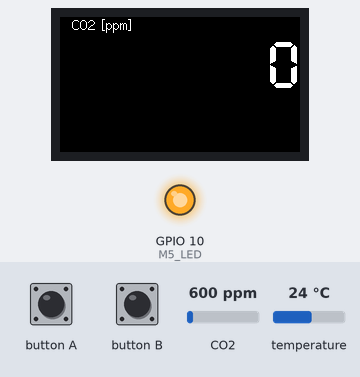
A sketch run on a simulated ESP32-S3. Shown: 240×135 colour display, output pins drawn as LEDs (lit = HIGH). Inputs (shaded band) come from the test bench; at power-on: CO2 600 ppm, temperature 24 °C. What the sketch prints to the serial monitor is not drawn.

Above: at 1.3 s.
1.4 s: button A pressed for 0.15 s
Timing chart, 0 to 4.4 s (numbered marks = the images above; inputs shaded):
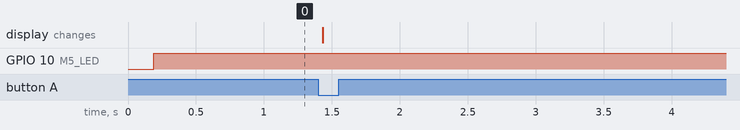

The sketch:

M5StickCp2_mhz19b2.ino
```cpp
#include <M5StickCPlus2.h>
#include "MHZ19.h"

#define RX_PIN 36                                          // Rx pin which the MHZ19 Tx pin is attached to
#define TX_PIN 26                                          // Tx pin which the MHZ19 Rx pin is attached to
#define BAUDRATE 9600                                      // Device to MH-Z19 Serial baudrate (should not be changed)

#define LCD_MODE_DIGIT 0
#define LCD_MODE_GRAPH 1

#define BRIGHTNESS 30
#define M5_LED 10

MHZ19 myMHZ19;                                             // Constructor for library
HardwareSerial mySerial(1);                                // (ESP32 Example) create device to MH-Z19 serial

bool lcdOn = true;
int lcdMode = LCD_MODE_DIGIT;

bool ledOn = false;
bool ledValue = false;
unsigned long nextLedOperationTime = 0;

unsigned long getDataTimer = 0;

int history[160] = {};
int historyPos = 0;

void setup() {
  M5.begin();
  // M5.Axp.ScreenBreath(BRIGHTNESS);
  M5.Lcd.setBrightness(BRIGHTNESS);


  Serial.begin(9600);                                     // Device to serial monitor feedback

  mySerial.begin(BAUDRATE, SERIAL_8N1, RX_PIN, TX_PIN); // (ESP32 Example) device to MH-Z19 serial start
  myMHZ19.begin(mySerial);                                // *Serial(Stream) refence must be passed to library begin().
  myMHZ19.autoCalibration(true);

  M5.Lcd.setRotation(1);
  render();

  pinMode(M5_LED, OUTPUT);
}

void loop() {
  auto now = millis();

  // Aボタン: モードを切り替える
  M5.update();
  if ( M5.BtnA.wasPressed() ) {
    lcdMode = (lcdMode + 1) % 2;
    render();
  }

  // Bボタン: 画面表示を ON/OFF する
  if ( M5.BtnB.wasPressed() ) {
    lcdOn = !lcdOn;

    if (lcdOn) {
      render();
      // M5.Axp.ScreenBreath(BRIGHTNESS);
      M5.Lcd.setBrightness(BRIGHTNESS);

    } else {
      M5.Lcd.setBrightness(0);
      // M5.Axp.ScreenBreath(0);
    }
  }

  if ((ledOn || !ledValue) && nextLedOperationTime <= now) {
    ledValue = !ledValue;
    digitalWrite(M5_LED, ledValue);

    // Lチカ
    if (ledValue) {
      nextLedOperationTime = now + 15000;
    } else {
      nextLedOperationTime = now + 800;
    }
  }

  if (now - getDataTimer >= 30000) {
    /* note: getCO2() default is command "CO2 Unlimited". This returns the correct CO2 reading even
      if below background CO2 levels or above range (useful to validate sensor). You can use the
      usual documented command with getCO2(false) */

    int CO2 = myMHZ19.getCO2();                         // Request CO2 (as ppm)
    // int8_t temp = myMHZ19.getTemperature(false, true);  // Request Temperature (as Celsius)
    int8_t temp = myMHZ19.getTemperature();  // Request Temperature (as Celsius)

    Serial.print("CO2 (ppm): ");
    Serial.print(CO2);
    Serial.print(", Temperature (C): ");
    Serial.println(temp);

    ledOn = CO2 >= 1200;

    // 測定結果の表示
    historyPos = (historyPos + 1) % (sizeof(history) / sizeof(int));
    history[historyPos] = CO2;
    render();

    getDataTimer = now;
  }
}

void render() {
  if (!lcdOn) {
    return;
  }

  // Clear
  int height = M5.Lcd.height();
  int width = M5.Lcd.width();
  M5.Lcd.fillRect(0, 0, width, height, BLACK);

  switch (lcdMode) {
    case LCD_MODE_DIGIT:
      M5.Lcd.drawString("CO2 [ppm]", 12, 0, 2);
      M5.Lcd.drawRightString("    " + (String)history[historyPos], width, 24, 7);
      break;
    case LCD_MODE_GRAPH:
      int len = sizeof(history) / sizeof(int);
      for (int i = 0; i < len; i++) {
        auto value = max(0, history[(historyPos + 1 + i) % len] - 400);
        auto y = min(height, (int)(value * (height / 1200.0)));
        auto color = min(255, (int)(value * (255 / 1200.0)));
        M5.Lcd.drawLine(i, height - y, i, height, M5.Lcd.color565(255, 255 - color, 255 - color));
      }
      break;
  }
}
```
